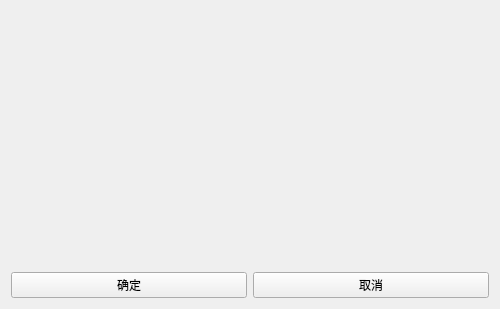
<?xml version="1.0" encoding="UTF-8"?>
<ui version="4.0">
 <class>QFBNInfoDialog</class>
 <widget class="QWidget" name="QFBNInfoDialog">
  <property name="geometry">
   <rect>
    <x>0</x>
    <y>0</y>
    <width>500</width>
    <height>309</height>
   </rect>
  </property>
  <property name="windowTitle">
   <string/>
  </property>
  <property name="autoFillBackground">
   <bool>false</bool>
  </property>
  <property name="styleSheet">
   <string notr="true"/>
  </property>
  <layout class="QGridLayout" name="gridLayout">
   <item row="1" column="0">
    <widget class="QPushButton" name="pb_ok">
     <property name="text">
      <string>确定</string>
     </property>
    </widget>
   </item>
   <item row="1" column="1">
    <widget class="QPushButton" name="pb_cancel">
     <property name="text">
      <string>取消</string>
     </property>
    </widget>
   </item>
   <item row="0" column="0" colspan="2">
    <widget class="QLabel" name="l_msg">
     <property name="text">
      <string/>
     </property>
    </widget>
   </item>
  </layout>
 </widget>
 <resources/>
 <connections/>
</ui>
